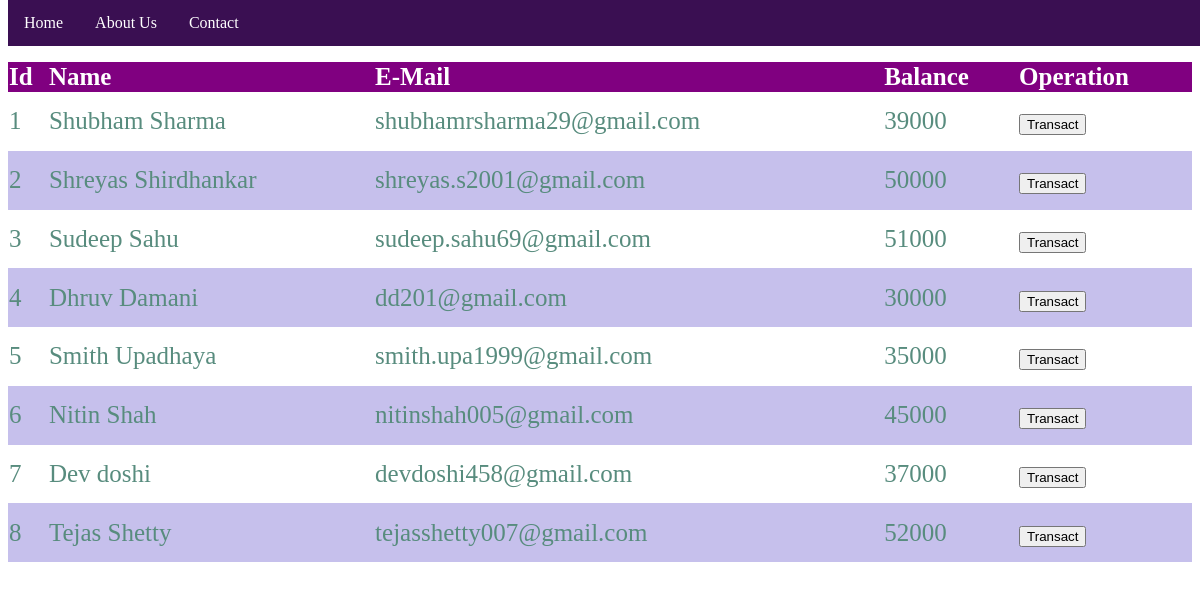
The page /transfer_money.php on the database its author committed.
### tables this page shows
CREATE TABLE `user` (
  `id` int(20) NOT NULL,
  `name` varchar(30) NOT NULL,
  `email` varchar(40) NOT NULL,
  `balance` int(50) NOT NULL
);

### transfer_money.php (the view, shortened to what this page needs)
<!DOCTYPE html>
<html>
<head>
<br>
</head>
<?php
    include 'index.php';
    $sql = "SELECT * FROM user";
    $result = mysqli_query($conn,$sql);
?>
<div class="container">
        <br>
        <br>
            <div class="row">
                <div class="col">
                    <div class="table-responsive-sm">
                    <table class="table table-hover table-sm table-striped table-condensed table-bordered">
                        <thead>
                            <tr>
                            <th scope="col" class="text-center py-2">Id</th>
                            <th scope="col" class="text-center py-2">Name</th>
                            <th scope="col" class="text-center py-2">E-Mail</th>
                            <th scope="col" class="text-center py-2">Balance</th>
                            <th scope="col" class="text-center py-2">Operation</th>
                            </tr>
                        </thead>
                        <tbody>
                <?php
                    while($rows=mysqli_fetch_assoc($result)){
                ?>
                    <tr>
                        <td class="py-2"><?php echo $rows['id'] ?></td>
                        <td class="py-2"><?php echo $rows['name']?></td>
                        <td class="py-2"><?php echo $rows['email']?></td>
                        <td class="py-2"><?php echo $rows['balance']?></td>
                        <td><a href="selectuserdetail.php?id= <?php echo $rows['id'] ;?>"> <button type="button" class="btn btn-success">Transact</button></a></td>
                    </tr>
                <?php
                    }
                ?>
                        </tbody>
                    </table>
                    </div>
                </div>
            </div>
         </div>
</html>

### nav.css (style rules this page uses)
ul { list-style-type: none; margin: 0; padding: 0; overflow: hidden; background-color: rgba(55, 12, 80, 0.986); position: fixed; top: 0; width: 100%; }
.navbar li a { float: left; }
li a { display: block; color: white; text-align: center; padding: 14px 16px; text-decoration: none; }

### transfer_money.php (style rules this page uses)
table { border-collapse: collapse; width: 100%; height: 500px; color: #588c7e; font-family: 'Times New Roman'; font-size: 25px; text-align: left; }
th { background-color: purple; color: white; }
tr:nth-child(even) { background-color: #C6C0EC }

### rows shown on the page
user: id "1", name "Shubham Sharma", email "shubhamrsharma29@gmail.com", balance "39000"
user: id "2", name "Shreyas Shirdhankar", email "shreyas.s2001@gmail.com", balance "50000"
user: id "3", name "Sudeep Sahu", email "sudeep.sahu69@gmail.com", balance "51000"
user: id "4", name "Dhruv Damani", email "dd201@gmail.com", balance "30000"
user: id "5", name "Smith Upadhaya", email "smith.upa1999@gmail.com", balance "35000"
user: id "6", name "Nitin Shah", email "nitinshah005@gmail.com", balance "45000"
user: id "7", name "Dev doshi", email "devdoshi458@gmail.com", balance "37000"
user: id "8", name "Tejas Shetty", email "tejasshetty007@gmail.com", balance "52000"
